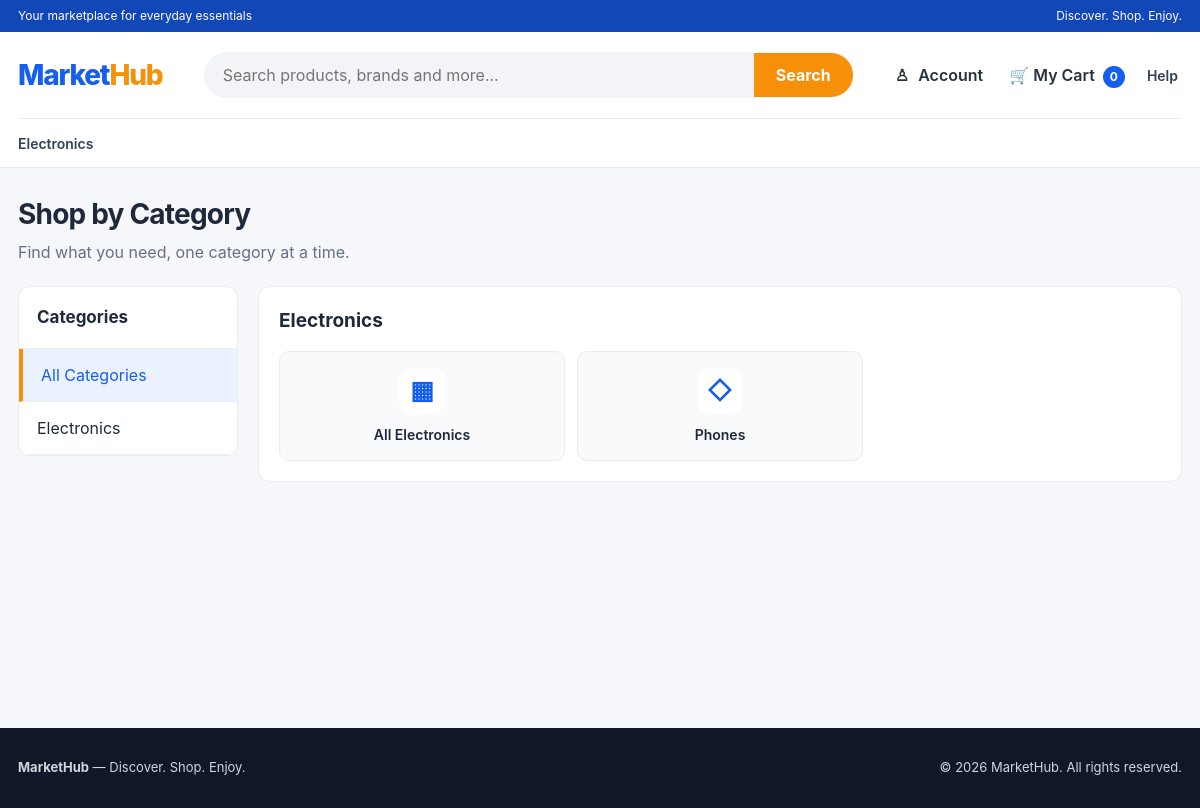
The app's page /products/categories/, older data.
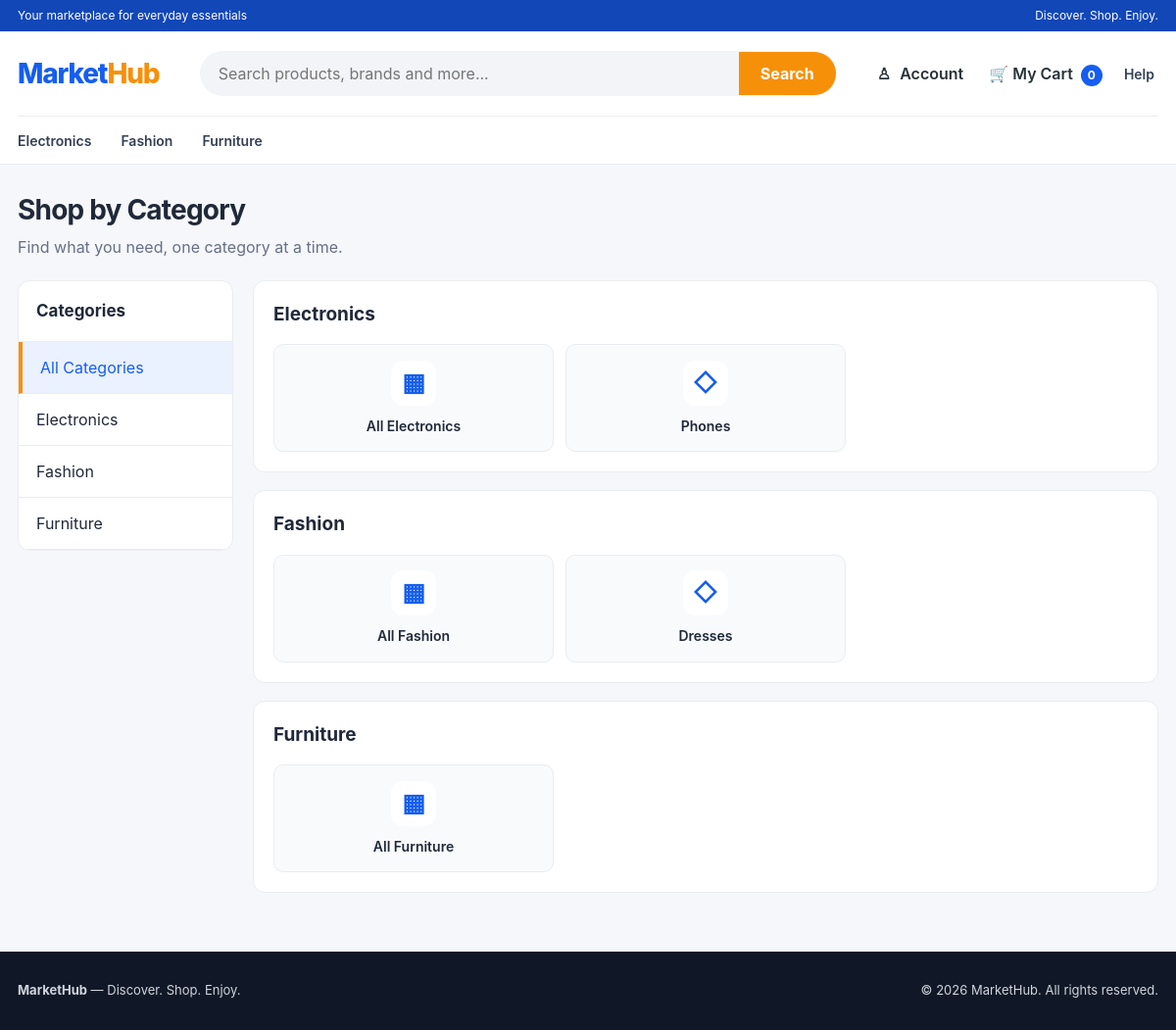
The same page, newer data.
### products/models.py (models this page shows, shortened)
class Category(models.Model):
    name = models.CharField(max_length=100, unique=True)
    slug = models.SlugField(max_length=120, unique=True, blank=True)
    description = models.TextField(blank=True)
    parent = models.ForeignKey(
        "self",
        on_delete=models.SET_NULL,
        null=True,
        blank=True,
        related_name="subcategories",
    )
    is_active = models.BooleanField(default=True)
    created_at = models.DateTimeField(auto_now_add=True)

### products/views.py (the view)
# urls.py: path("categories/", views.category_list, name="category_list"),
def category_list(request):
    categories = Category.objects.filter(
        is_active=True,
        parent__isnull=True,
    ).prefetch_related("subcategories").order_by("name")
    category_slug = request.GET.get("category", "").strip()
    selected_category = None
    if category_slug:
        selected_category = Category.objects.filter(
            slug=category_slug,
            is_active=True,
        ).first()
    if selected_category:
        display_categories = [selected_category]
    else:
        display_categories = categories
    return render(
        request,
        "products/category_list.html",
        {
            "all_categories": categories,
            "display_categories": display_categories,
            "selected_category": selected_category,
        },
    )

### carts/context_processors.py (called while the page is built, shortened)
def cart_item_count(request):
    if not request.user.is_authenticated:
        return {"cart_item_count": 0}

### products/views.py (called while the page is built)
def navigation_categories(request):
    categories = (
        Category.objects
        .filter(is_active=True, parent__isnull=True)
        .prefetch_related("subcategories")
        .order_by("name")
    )
    return {
        "navigation_categories": categories,
    }

### products/templates/products/category_list.html (shortened to what this page needs)
{% extends "products/base.html" %}
{% block content %}
<div class="page-heading">
    <h1>Shop by Category</h1>
    <p>Find what you need, one category at a time.</p>
</div>
<div class="category-layout">
    <aside class="category-sidebar">
        <h2>Categories</h2>
        <a href="{% url 'products:category_list' %}"
           {% if not selected_category %}class="active"{% endif %}>
            All Categories
        </a>
        {% for category in all_categories %}
            <a href="{% url 'products:category_list' %}?category={{ category.slug }}"
               {% if selected_category.pk == category.pk %}class="active"{% endif %}>
                {{ category.name }}
            </a>
        {% endfor %}
    </aside>
    <div class="category-content">
        {% for category in display_categories %}
            <section class="category-panel">
                <h2>{{ category.name }}</h2>
                <div class="subcategory-grid">
                    <a class="subcategory-card"
                       href="{% url 'products:product_list' %}?category={{ category.slug }}">
                        <span class="subcategory-icon" aria-hidden="true">▦</span>
                        <span>All {{ category.name }}</span>
                    </a>
                    {% for child in category.subcategories.all %}
                        {% if child.is_active %}
                            <a class="subcategory-card"
                               href="{% url 'products:product_list' %}?category={{ child.slug }}">
                                <span class="subcategory-icon" aria-hidden="true">◇</span>
                                <span>{{ child.name }}</span>
                            </a>
                        {% endif %}
                    {% endfor %}
                </div>
            </section>
        {% endfor %}
    </div>
</div>
{% endblock %}

### products/templates/products/base.html (shortened to what this page needs)
{% load static %}
<!DOCTYPE html>
<html lang="en">
<head>
    <link rel="stylesheet" href="{% static 'css/style.css' %}" >
</head>
<body>
    <div class="top-strip">
        <div class="container top-strip-inner">
            <span>Your marketplace for everyday essentials</span>
            <span>Discover. Shop. Enjoy.</span>
        </div>
    </div>
    <header class="navbar mh-header">
        <div class="container">
            <div class="mh-header-main">
                <a class="brand" href="{% url 'products:product_list' %}">
                    Market<span>Hub</span>
                </a>
                <form class="search-form"
                    action="{% url 'products:product_list' %}"
                    method="get"
                    role="search">
                    <input
                        type="search"
                        name="q"
                        value="{{ request.GET.q|default:'' }}"
                        placeholder="Search products, brands and more..."
                        aria-label="Search products"
                    >
                    <button type="submit">Search</button>
                </form>
                <nav class="mh-quick-links" aria-label="Account and cart">
                    <div class="mh-dropdown">
                        <button
                            class="mh-dropdown-toggle"
                            type="button"
                            aria-label="Account menu"
                        >
                            <span class="mh-nav-icon">♙</span>
                            Account
                        </button>
                    </div>
                    <a href="{% url 'cart:cart_detail' %}" class="nav-link">
                        <span aria-hidden="true">🛒</span> My Cart
                        <span class="cart-count">{{ cart_item_count }}</span>
                    </a>
                <div class="mh-category-item mh-help-item">
                    <button
                        class="mh-category-link mh-help-toggle"
                        type="button"
                    >
                        Help
                    </button>
                </nav>
            </div>
            <nav class="mh-category-nav" aria-label="Product categories">
                {% for category in navigation_categories %}
                    <div class="mh-category-item">
                        <a
                            class="mh-category-link"
                            href="{% url 'products:product_list' %}?category={{ category.slug }}"
                        >
                            {{ category.name }}
                        </a>
                    </div>
                {% endfor %}
                </div>
    </header>
    <main class="container main-content">
        {% block content %}{% endblock %}
    </main>
    <footer class="site-footer">
        <div class="container footer-inner">
            <p><strong>MarketHub</strong> — Discover. Shop. Enjoy.</p>
            <p>&copy; {% now "Y" %} MarketHub. All rights reserved.</p>
        </div>
    </footer>
</body>
</html>

Row changes from the older to the newer data that the page shows:
added Category: name "Fashion"
added Category: name "Furniture"
added Category: name "Dresses", shown under "Fashion"
